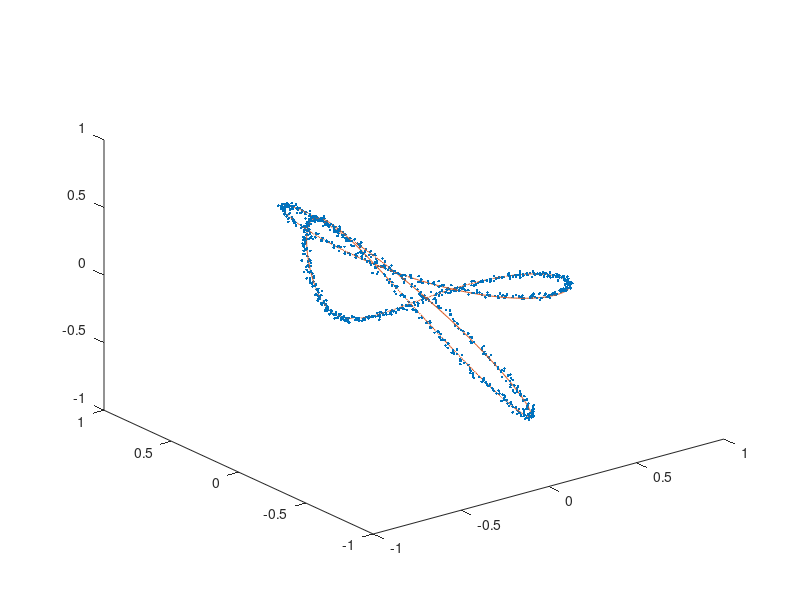

Reproduce this figure in MATLAB.
clear;
clc;

% rng(1);

d=3;
n=1000;

% Generate a random unitary matrix Q. (This method ensures Haar measure)
% A = (randn(d) + 1i*randn(d))/sqrt(2);
% [Q1,R] = qr(A);
% R_diag_angles = diag(diag(R)./abs(diag(R)));
% Q = Q1*R_diag_angles;
Q = eye(d);
Q = [ 0.56689951-0.08703072i, -0.00821467+0.66547876i, -0.38691909+0.28002633i;
     -0.37446802-0.1125242i,  0.23983754-0.18549333i, -0.86852536-0.02908408i;
      0.60894251-0.38386407i, -0.1958485-0.65328713i, -0.12797213+0.01788349i];


% a = randi([-6 6], 1, d);
a = [-1 -2 3];
% v = randn(d, 1) + 1i * randn(d, 1);
v = [1+1i; 2-3i; -1-4i];
v = v/norm(v);
t=(1:n)/n; % evenly spaced
% t = rand(1, n); % not evenly spaced
x=zeros(d, n);
for j=1:n
    x(:, j) = Q*diag(exp(2*pi*1i*a*t(j)))*Q'*v; 
end
x = x + randn(d, n)/100 + 1i*randn(d, n)/100; % add noise
% x = x(:, randperm(n)); % shuffle order of data points

% dists = squareform(pdist(x', @(u, V) sqrt(sum(abs(u-V).^2, 2))));
% epsilon = mean(min(dists+eye(n))); 
% % epsilon = min(min(dists+n*eye(n)));
% % epsilon=0.1;
% K = exp(-dists.^2/(epsilon));
% K = (K+K')/2;
% % Sinkhorn
% Dfull=eye(n);
% for iter = 1 : 10
%     D=diag(1./sqrt(sum(K)));
%     Dfull=Dfull*D;
%     K = D*K*D;
%     K=(K+K')/2;
% end
% weights = diag(Dfull / sum(sum(Dfull)));
% sum(weights)
% 
% [U,D]=eig(K);
% % 
% % plot(U(:,end-1),U(:,end-2), '.')
% % plot3(U(:, end-1), U(:,end-2), U(:,end-3), '.')
% % 
% % %%
% 
% 
% 
% angles = angle(U(:,end-1)+1i*U(:,end-2));
% [~, idx] = sort(angles);
% x = x(:, idx); % This should hopefully restore the ordering


% plot(x(1,:))


b = [];
P = {};
fft(x')
for b_test=-10:10
    Pbx = sum(exp(-2i*pi*b_test*((1:n)-1)/n) .* x, 2);
    if norm(Pbx) > 10
        Pbx
        b = [b b_test];
        P{b_test+11} = (norm(Pbx)^(-2))*(Pbx)*(Pbx)';
    end
end

x_start = sum(x(:, 1:5), 2)/5;
x_approx = zeros(d,n);
for j=1:n
    Gj = eye(d);
    for freq=b
        Gj = Gj + P{freq+11}*(exp(2i*pi*freq*t(j)) - 1);
    end
    x_approx(:, j) = Gj*x_start;
end

% disp(strcat('Detected Frequencies: ', mat2str(sort(b))))

plot3(imag(x(1,:)), imag(x(2,:)), imag(x(3,:)), '.')
hold on
plot3(imag(x_approx(1,:)), imag(x_approx(2,:)), imag(x_approx(3,:)))
hold off